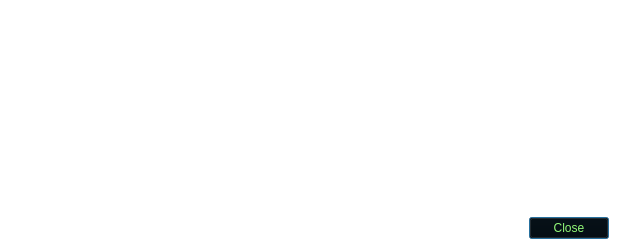
<?xml version="1.0" encoding="UTF-8"?>
<ui version="4.0">
 <class>TransactionDescDialog</class>
 <widget class="QDialog" name="TransactionDescDialog">
  <property name="geometry">
   <rect>
    <x>0</x>
    <y>0</y>
    <width>620</width>
    <height>250</height>
   </rect>
  </property>
  <property name="windowTitle">
   <string>Transaction details</string>
  </property>
  <property name="styleSheet">
   <string notr="true">color:#92f978;
background: transparent;</string>
  </property>
  <layout class="QVBoxLayout" name="verticalLayout">
   <item>
    <widget class="QTextEdit" name="detailText">
     <property name="toolTip">
      <string>This pane shows a detailed description of the transaction</string>
     </property>
     <property name="styleSheet">
      <string notr="true">color:#92f978;</string>
     </property>
     <property name="readOnly">
      <bool>true</bool>
     </property>
    </widget>
   </item>
   <item>
    <widget class="QDialogButtonBox" name="buttonBox">
     <property name="orientation">
      <enum>Qt::Horizontal</enum>
     </property>
     <property name="standardButtons">
      <set>QDialogButtonBox::Close</set>
     </property>
    </widget>
   </item>
  </layout>
 </widget>
 <resources/>
 <connections>
  <connection>
   <sender>buttonBox</sender>
   <signal>accepted()</signal>
   <receiver>TransactionDescDialog</receiver>
   <slot>accept()</slot>
   <hints>
    <hint type="sourcelabel">
     <x>248</x>
     <y>254</y>
    </hint>
    <hint type="destinationlabel">
     <x>157</x>
     <y>274</y>
    </hint>
   </hints>
  </connection>
  <connection>
   <sender>buttonBox</sender>
   <signal>rejected()</signal>
   <receiver>TransactionDescDialog</receiver>
   <slot>reject()</slot>
   <hints>
    <hint type="sourcelabel">
     <x>316</x>
     <y>260</y>
    </hint>
    <hint type="destinationlabel">
     <x>286</x>
     <y>274</y>
    </hint>
   </hints>
  </connection>
 </connections>
</ui>
